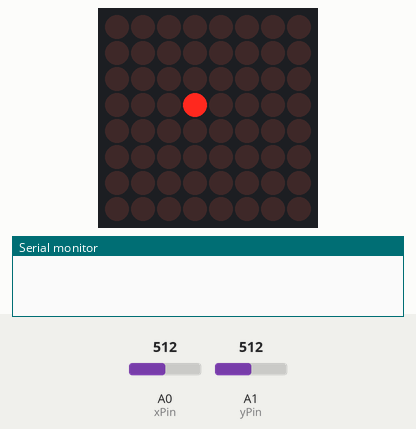
Simulated run of this sketch. Board: Arduino Uno, built with avr-gcc and run on an emulated ATmega328P. Shown: 8×8 LED matrix, the last lines printed to the serial monitor. Inputs (shaded band) come from the test bench; at power-on: A0 (xPin) = 512, A1 (yPin) = 512.

Above: at 1.2 s.
1.3 s: A0 (xPin) set to 694
2.8 s: A0 (xPin) set to 711
At 2.91 s:
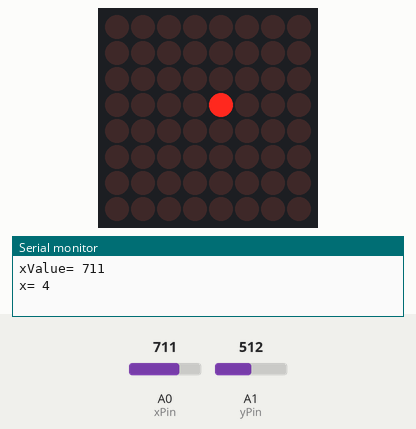
At 4.6 s:
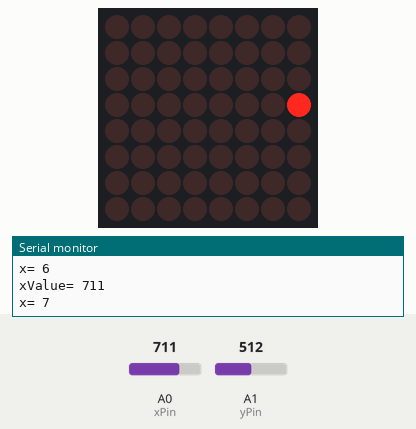
4.9 s: A1 (yPin) set to 310
6.4 s: A1 (yPin) set to 291
At 8.0 s:
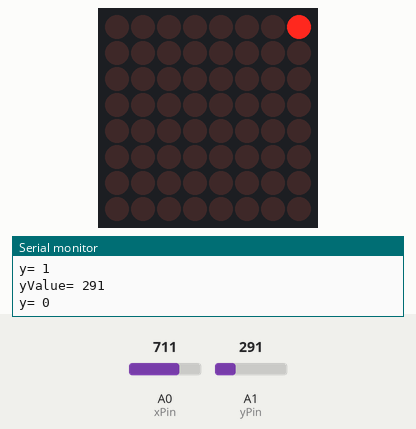
8.3 s: A0 (xPin) set to 314
9.8 s: A0 (xPin) set to 286
At 12.1 s:
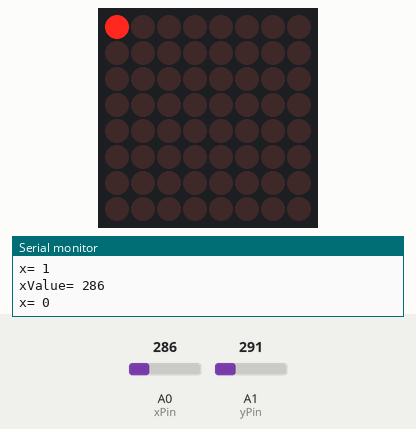
Timing chart, 0 to 13.1 s (numbered marks = the images above; inputs shaded):
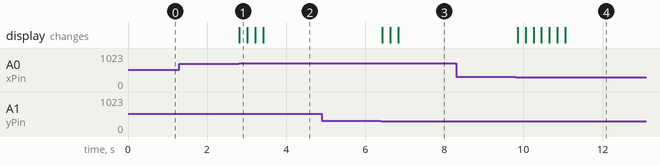

The sketch:

10.1_Joystick-Controlled_LED_Movement.ino
```cpp
#include <LedControl.h>
// LED Matrix pins: DIN, CLK, CS
LedControl lc = LedControl(11, 13, 10, 1);
// Joystick pins
int xPin = A0;
int yPin = A1;
// Dot position
int x = 3;
int y = 3;
void setup() {
lc.shutdown(0, false);// Wake up LED matrix
lc.setIntensity(0, 5);// Set brightness level
lc.clearDisplay(0);// Clear screen
Serial.begin(9600);
}
void loop() {
int xValue = analogRead(xPin); // Horizontal (left-right)
int yValue = analogRead(yPin); // Vertical (up-down)
lc.clearDisplay(0); // Clear display
// --- Fixed logic: ---
// Move Right
if (xValue > 700 && x < 7) {
x++;
Serial.print("xValue= ");
Serial.println(xValue);
Serial.print("x= ");
Serial.println(x);
}
// Move left
else if (xValue < 300 && x > 0) {
x--;
Serial.print("xValue= ");
Serial.println(xValue);
Serial.print("x= ");
Serial.println(x);
}
// Move UP
if (yValue < 300 && y > 0) {
y--;
Serial.print("yValue= ");
Serial.println(yValue);
Serial.print("y= ");
Serial.println(y);
}
// Move DOWN
else if (yValue > 700 && y < 7) {
y++;
Serial.print("yValue= ");
Serial.println(yValue);
Serial.print("y= ");
Serial.println(y);
}
lc.setLed(0, y, x, true); // Turn on LED at (x, y)
delay(200); // debounce delay
}
```

Measured:
- the behaviour switches between 700 and 701 on A0 (xPin) (found by bisection; images 0 and 1)
- the behaviour switches between 300 and 299 on A1 (yPin) (found by bisection; images 2 and 3)
- the behaviour switches between 300 and 299 on A0 (xPin) (found by bisection; images 3 and 4)
- after the input at 1.3 s, every drawn part: stays the same
- after the input at 2.8 s, the display: changes at once (image 1)
- after the input at 4.9 s, every drawn part: stays the same
- after the input at 6.4 s, the display: first changes at once (image 3 shows a later state)
- after the input at 8.3 s, every drawn part: stays the same
- after the input at 9.8 s, the display: first changes after 0.05 s (image 4 shows a later state)
